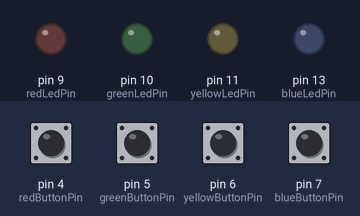
Bench run of a program on a simulated Arduino Uno, built with avr-gcc and run on an emulated ATmega328P. Parts: output pins drawn as LEDs (lit = HIGH). Dashed ring = blinking. Inputs (shaded band) come from the test bench; at power-on: pin 4 (redButtonPin), pin 5 (greenButtonPin), pin 6 (yellowButtonPin), pin 7 (blueButtonPin) LOW. Random numbers use the default seed unless the program sets one.

Above: at 3.3 s.
3.4 s: pin 4 (redButtonPin) pulled HIGH for 0.15 s
At 6.0 s:
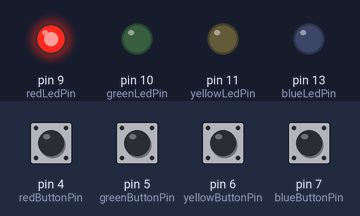
6.5 s: pin 5 (greenButtonPin) pulsed HIGH 5 times (0.12 s each, 0.3 s apart)
At 7.0 s:
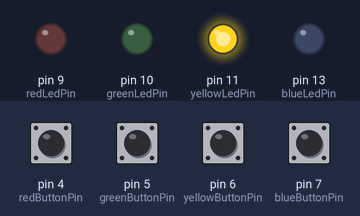
At 8.24 s:
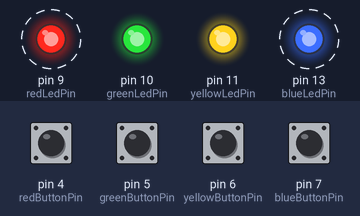
Timing chart, 0 to 13.6 s (numbered marks = the images above; inputs shaded):
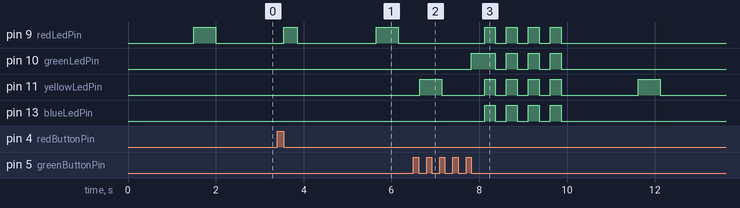

Measured:
- after the input at 3.4 s, pin 9 (redLedPin): LOW → HIGH after 0.15 s, → LOW 0.30 s later, → HIGH 1.8 s later, → LOW 0.50 s later
- after the input at 6.5 s, pin 9 (redLedPin), pin 13 (blueLedPin): alternates HIGH for 0.25 s and LOW for 0.25 s, 8 changes in all, then stays LOW, starting after 1.6 s; pin 10 (greenLedPin): LOW → HIGH after 1.3 s, then repeats every 0.50 s: LOW 0.25 s, HIGH 0.25 s, until it stays LOW from 9.9 s

The program:

main.cpp
```cpp
#include <Arduino.h>

const int blueLedPin = 13;
const int yellowLedPin = 11;
const int greenLedPin = 10;
const int redLedPin = 9;

const int blueButtonPin = 7;
const int yellowButtonPin = 6;
const int greenButtonPin = 5;
const int redButtonPin = 4;

const int maxSize = 100;
int lightPatternArr[maxSize];
int roundNumber = 0;

void addValue(){
  int randInt = random(0, 4);
  lightPatternArr[roundNumber] = randInt;
}

void lightPatternFlash(){
  for (int i = 0; i < roundNumber + 1; i++){
    if (lightPatternArr[i] == 0){
      digitalWrite(blueLedPin, HIGH);
      delay(500);
      digitalWrite(blueLedPin, LOW);
      delay(500);
    }
    else if (lightPatternArr[i] == 1){
      digitalWrite(yellowLedPin, HIGH);
      delay(500);
      digitalWrite(yellowLedPin, LOW);
      delay(500);
    }
    else if (lightPatternArr[i] == 2){
      digitalWrite(greenLedPin, HIGH);
      delay(500);
      digitalWrite(greenLedPin, LOW);
      delay(500);
    }
    else {
      digitalWrite(redLedPin, HIGH);
      delay(500);
      digitalWrite(redLedPin, LOW);
      delay(500);
    }
  }
}

void incorrectButtonInput(){
  for(int i = 0; i < 4; i++){
    digitalWrite(blueLedPin, HIGH);
    digitalWrite(yellowLedPin, HIGH);
    digitalWrite(greenLedPin, HIGH);
    digitalWrite(redLedPin, HIGH);
    delay(250);
    digitalWrite(blueLedPin, LOW);
    digitalWrite(yellowLedPin, LOW);
    digitalWrite(greenLedPin, LOW);
    digitalWrite(redLedPin, LOW);
    delay(250);
  };
}

int userLightFlashed(){
  while(true){
    if(digitalRead(blueButtonPin) == HIGH){
      while(digitalRead(blueButtonPin) == HIGH);
      return 0;
    }
    else if(digitalRead(yellowButtonPin) == HIGH){
      while(digitalRead(yellowButtonPin) == HIGH);
      return 1;
    }
    else if(digitalRead(greenButtonPin) == HIGH){
      while(digitalRead(greenButtonPin) == HIGH);
      return 2;
    }
    else if(digitalRead(redButtonPin) == HIGH){
      while(digitalRead(redButtonPin) == HIGH);
      return 3;
    }
  }
}

void lightUpLed(int buttonPressed){
  if(buttonPressed == 0){
    digitalWrite(blueLedPin, HIGH);
    delay(300);
    digitalWrite(blueLedPin, LOW);
  }
  else if(buttonPressed == 1){
    digitalWrite(yellowLedPin, HIGH);
    delay(300);
    digitalWrite(yellowLedPin, LOW);
  }
  else if(buttonPressed == 2){
    digitalWrite(greenLedPin, HIGH);
    delay(300);
    digitalWrite(greenLedPin, LOW);
  }
  else if(buttonPressed == 3){
    digitalWrite(redLedPin, HIGH);
    delay(300);
    digitalWrite(redLedPin, LOW);
  }
}

void resetGame(){
  incorrectButtonInput();
  roundNumber = -1;
  for(int i = 0; i < maxSize; i++){
    lightPatternArr[i] = 0;
  }
}

void turnOffLed(){
  digitalWrite(blueLedPin, LOW);
  digitalWrite(yellowLedPin, LOW);
  digitalWrite(greenLedPin, LOW);
  digitalWrite(redLedPin, LOW);
}

void userButtonPattern(){
  for(int i = 0; i < roundNumber + 1; i++){
    int buttonPressed = userLightFlashed();
    lightUpLed(buttonPressed);

    if(buttonPressed != lightPatternArr[i]){
      resetGame();
      return;
    };
    delay(300);
    turnOffLed();
  }
}

void setup() {
  pinMode(yellowLedPin, OUTPUT);
  pinMode(yellowButtonPin, INPUT);
  pinMode(blueLedPin, OUTPUT);
  pinMode(blueButtonPin, INPUT);
  pinMode(greenLedPin, OUTPUT);
  pinMode(greenButtonPin, INPUT);
  pinMode(redLedPin, OUTPUT);
  pinMode(redButtonPin, INPUT);
}

void loop() {
  delay(1500);
  addValue();
  lightPatternFlash();
  userButtonPattern();

  roundNumber += 1;
}
```
